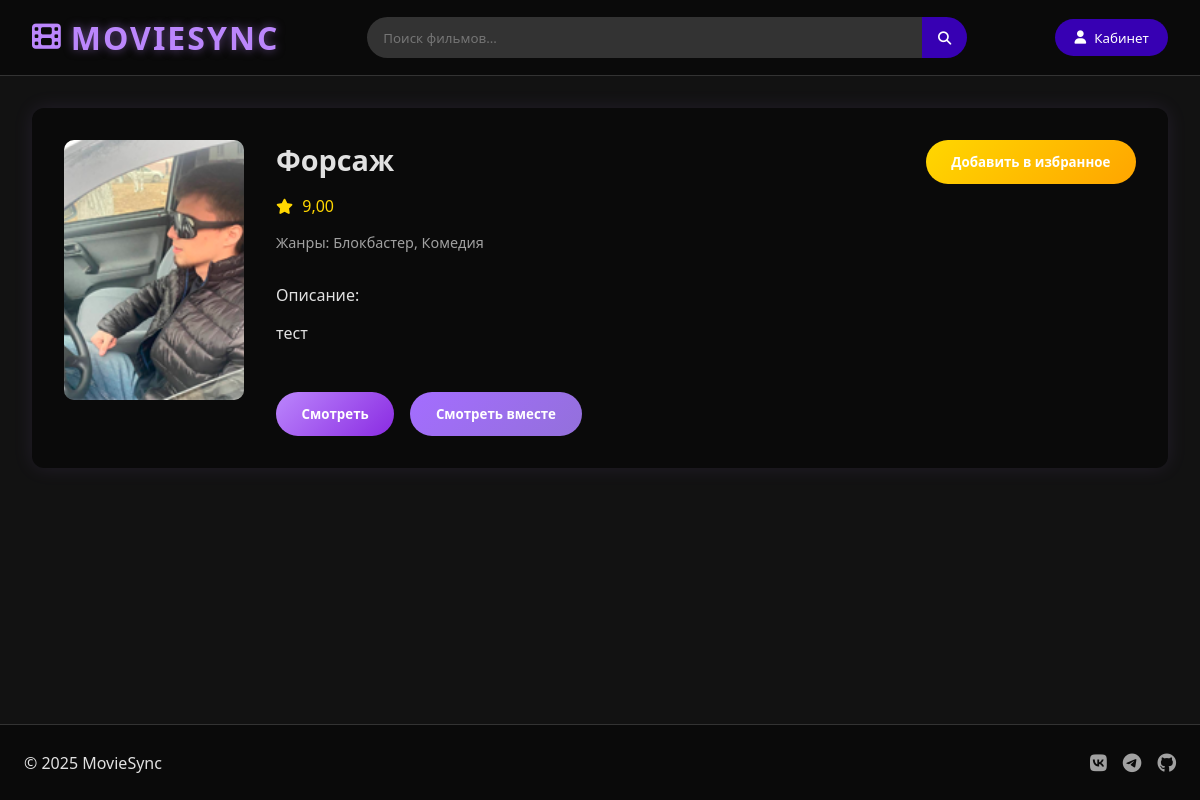
The app's page /4 (signed in) with its own data.
### main/models.py (models this page shows, shortened)
class Films(models.Model):
    title = models.CharField('Название фильма',max_length=150)
    description = models.CharField('Описание фильма', max_length=350)
    picture = models.ImageField(upload_to='')
    genres = models.ManyToManyField(Genre, related_name='films', blank=True)
    favorites = models.ManyToManyField(User, related_name='favorite_films', blank=True)
    rating = models.DecimalField(
        max_digits=4,
        decimal_places=2,
        null=True,
        blank=True,
        validators=[
            MinValueValidator(0.0),
            MaxValueValidator(10.0)
        ]
    )
    video_url = models.CharField('Ссылка на видео или файл', max_length=255, blank=True)
    class Meta:
        verbose_name = 'Фильм'
        verbose_name_plural = 'Фильмы'

class Genre(models.Model):
    name = models.CharField(max_length=50, unique=True)
    class Meta:
        verbose_name = 'Жанр'
        verbose_name_plural = 'Жанры'

### main/views.py (the view)
# urls.py: path('<int:pk>', views.FilsDetailView.as_view(), name='film_detail'),
class FilsDetailView(DetailView):
    model = Films
    template_name = 'main/FilmCard.html'
    context_object_name = 'film'

### main/templates/main/FilmCard.html (shortened to what this page needs)
{% load static %}
<!DOCTYPE html>
<html lang="ru">
<head>
    <link rel="stylesheet" href="../../static/main/css/movie.css">
    <link rel="stylesheet" href="../../static/main/css/CSSFileForMovie.css">
    <link rel="stylesheet" href="https://cdnjs.cloudflare.com/ajax/libs/font-awesome/6.4.0/css/all.min.css">
</head>
<body>
<header class="header">
    {% if user.is_authenticated %}
        <a href="{% url 'main_screen' %}" class="logo">
            <i class="fas fa-film"></i>
            <span class="logo-text">MOVIESYNC</span>
        </a>
        {% else %}
        <a href="{% url 'main_screen_no_auth' %}" class="logo">
            <i class="fas fa-film"></i>
            <span class="logo-text">MOVIESYNC</span>
        </a>
    {% endif %}
    <div class="search-bar">
        <input type="text" placeholder="Поиск фильмов..." id="searchInput">
        <button id="searchButton"><i class="fas fa-search"></i></button>
    </div>
    <div class="user-actions">
        {% if user.is_authenticated %}
            <a href="{% url 'profile' user.id %}">
                <button class="btn btn-profile hidden"><i class="fas fa-user"></i> Кабинет</button>
            </a>
        {% endif %}
    </div>
</header>
<main class="content">
    <div class="movie-card">
        <div class="movie-poster">
            <img src="{{ film.picture.url }}" alt="Картинка">
        </div>
        <div class="movie-details">
            <h2 class="movie-title">{{ film.title }}</h2>
            <p class="movie-rating" style="color: gold">
                <i class="fas fa-star"></i> {{ film.rating }}
            </p>
            <p class="movie-tags">
                Жанры:
                {% for genre in film.genres.all %}
                    {{ genre.name }}{% if not forloop.last %}, {% endif %}
                    {% empty %}
                    Жанры не указаны
                {% endfor %}
            </p>
            <p class="movie-description">
            <p>Описание:</p>
            {{ film.description }}
            </p>
            <div class="movie-buttons">
                <button class="btn-watch" id="watch-btn">Смотреть</button>
                <button class="btn-watch-together">Смотреть вместе</button>
            </div>
        </div>
        {% if user.is_authenticated %}
            {% if film in user.favorite_films.all %}
                <form action="{% url 'remove_from_favorites' film.id %}" method="post">
                    {% csrf_token %}
                    <button type="submit" class="btn-watch"
                            style="background: linear-gradient(135deg, #FFD700, #FFA500);">Удалить из избранного
                    </button>
                </form>
            {% else %}
                <form action="{% url 'add_to_favorites' film.id %}" method="post">
                    <button type="submit" class="btn-watch"
                            style="background: linear-gradient(135deg, #FFD700, #FFA500);">Добавить в избранное
                    </button>
                </form>
            {% endif %}
        {% else %}
            <p><a href="{% url 'accounts:login' %}">Войдите</a>, чтобы добавить фильм в избранное.</p>
        {% endif %}
    </div>
</main>
<footer class="footer">
    <div class="footer-content">
        <p>© 2025 MovieSync</p>
        <div class="social-links">
            <a href="#"><i class="fab fa-vk"></i></a>
            <a href="#"><i class="fab fa-telegram"></i></a>
            <a href="https://github.com/S-SwarB-B/MovieSync"><i class="fab fa-github"></i></a>
        </div>
    </div>
</footer>
</body>
</html>

### main/static/main/css/movie.css (style rules this page uses)
.movie-card { display: flex; background-color: var(--darker-bg); padding: 2rem; border-radius: 12px; box-shadow: 0 0 20px rgba(187, 134, 252, 0.1); gap: 2rem; align-items: flex-start; }
.movie-poster img { width: 180px; height: 260px; object-fit: cover; border-radius: 10px; background-color: #333; }
.movie-details { flex: 1; display: flex; flex-direction: column; gap: 1rem; }
.movie-title { font-size: 1.8rem; color: var(--text); }
.movie-tags { color: var(--text-secondary); font-size: 0.9rem; }
.movie-rating i.fa-star { margin-right: 5px; font-size: 0.95rem; }
.movie-description { color: var(--text); line-height: 1.6; max-width: 600px; }
.movie-buttons { display: flex; gap: 1rem; margin-top: 1rem; }
.btn-watch, .btn-watch-together { padding: 0.8rem 1.6rem; border: none; border-radius: 25px; cursor: pointer; font-weight: bold; transition: background-color 0.3s ease; color: #fff; }
.btn-watch { background: linear-gradient(135deg, #BB86FC, #8A2BE2); }
.btn-watch-together { background: linear-gradient(135deg, #A46DFF, #9370DB); }
a { text-decoration: none; }

### main/static/main/css/CSSFileForMovie.css (style rules this page uses)
a { text-decoration: none; }
:root { --dark-bg: #121212; --darker-bg: #0a0a0a; --primary: #BB86FC; --primary-dark: #3700B3; --secondary: #03DAC6; --text: #e1e1e1; --text-secondary: #a1a1a1; }
html { overflow-y: scroll; }
* { margin: 0; padding: 0; box-sizing: border-box; font-family: 'Segoe UI', Tahoma, Geneva, Verdana, sans-serif; }
body { background-color: var(--dark-bg); color: var(--text); min-height: 100vh; display: flex; flex-direction: column; }
.header { background-color: var(--darker-bg); padding: 1rem 2rem; display: flex; align-items: center; justify-content: space-between; border-bottom: 1px solid #333; }
.logo { display: flex; align-items: center; gap: 10px; font-size: 1.5rem; color: var(--primary); text-decoration: none; }
.logo i { font-size: 1.8rem; }
.search-bar { display: flex; flex-grow: 1; max-width: 600px; margin: 0 2rem; }
.search-bar input { width: 100%; padding: 0.7rem 1rem; border-radius: 25px 0 0 25px; border: none; background-color: #333; color: var(--text); }
.search-bar button { padding: 0 1rem; border-radius: 0 25px 25px 0; border: none; background-color: var(--primary-dark); color: white; cursor: pointer; }
.user-actions { display: flex; gap: 1rem; align-items: center; }
.btn { padding: 0.6rem 1.2rem; border-radius: 25px; cursor: pointer; font-weight: 500; transition: all 0.3s ease; }
.content { flex: 1; padding: 2rem; }
.footer { background-color: var(--darker-bg); padding: 1.5rem; border-top: 1px solid #333; }
.footer-content { display: flex; justify-content: space-between; align-items: center; max-width: 1200px; margin: 0 auto; }
.social-links { display: flex; gap: 1rem; }
.social-links a { color: var(--text-secondary); font-size: 1.2rem; transition: color 0.3s ease; }
.logo-text { font-size: 2rem; font-weight: 700; letter-spacing: 2px; color: var(--primary); text-shadow: 0 0 10px rgba(187, 134, 252, 0.5); }
.btn-profile { background-color: var(--primary-dark); color: white; padding: 0.6rem 1.2rem; border-radius: 25px; border: none; cursor: pointer; display: flex; align-items: center; gap: 8px; }

### records on screen
Films: picture (picture), title "Форсаж", rating "9,00", description "тест"
Genre: name "Блокбастер"
Genre: name "Комедия"
